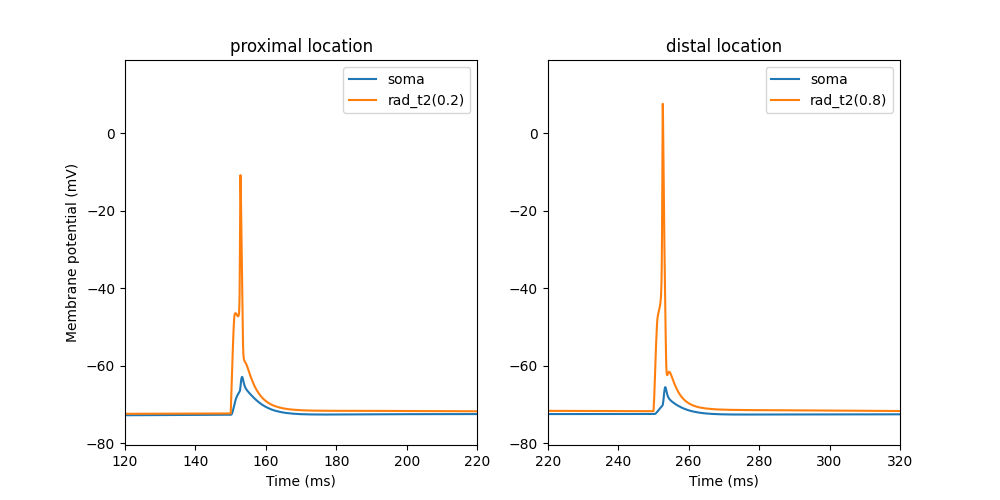

Recreate this plot in Python.
""" produces a simulation of the synaptic integration of 5 synchronous synapses
    in the proximal and distal location of the oblique dendrite """

# _title_   : oblique_integration.py
# _author_  : Matus Tomko
# _mail_    : matus.tomko __at__ fmph.uniba.sk

import os

from matplotlib import pyplot as plt
from neuron import h, gui, load_mechanisms

savepath = './figs/'
if not os.path.exists(savepath):
    os.mkdir(savepath)


def main():
    weight_dist = 0.0008
    weight_prox = 0.0023
    stim_start = 150
    stim_interval = 0.2
    ampa_list = []
    nmda_list = []
    nc_list = []
    ns_list = []

    # h.nrn_load_dll('./Mods/nrnmech.dll')
    load_mechanisms('./Mods/')
    h.xopen('pyramidal_cell_weak_bAP_original.hoc')
    cell = h.CA1_PC_Tomko()

    for i in range(5):
        ampa_syn_prox = h.Exp2Syn(cell.rad_t2(0.2))
        ampa_syn_prox.tau1 = 0.1
        ampa_syn_prox.tau2 = 2.0
        ampa_list.append(ampa_syn_prox)

        ampa_syn_dist = h.Exp2Syn(cell.rad_t2(0.8))
        ampa_syn_dist.tau1 = 0.1
        ampa_syn_dist.tau2 = 2.0
        ampa_list.append(ampa_syn_dist)

        nmda_syn_prox = h.NMDA_CA1_pyr_SC(cell.rad_t2(0.2))
        nmda_list.append(nmda_syn_prox)

        nmda_syn_dist = h.NMDA_CA1_pyr_SC(cell.rad_t2(0.8))
        nmda_list.append(nmda_syn_dist)

        stim_prox = h.NetStim()
        stim_prox.number = 1
        stim_prox.start = stim_start + i * stim_interval
        ns_list.append(stim_prox)

        stim_dist = h.NetStim()
        stim_dist.number = 1
        stim_dist.start = stim_start + 100 + i * stim_interval
        ns_list.append(stim_dist)

        nc_ampa_prox = h.NetCon(stim_prox, ampa_syn_prox, 0, 0, weight_prox)
        nc_list.append(nc_ampa_prox)
        nc_ampa_dist = h.NetCon(stim_dist, ampa_syn_dist, 0, 0, weight_dist)
        nc_list.append(nc_ampa_dist)

        nc_nmda_prox = h.NetCon(stim_prox, nmda_syn_prox, 0, 0, weight_prox / 2)
        nc_list.append(nc_nmda_prox)
        nc_nmda_dist = h.NetCon(stim_dist, nmda_syn_dist, 0, 0, weight_dist / 2)
        nc_list.append(nc_nmda_dist)

    v_vec_soma = h.Vector().record(cell.soma[0](0.5)._ref_v)
    v_vec_dend_prox = h.Vector().record(cell.rad_t2(0.2)._ref_v)
    v_vec_dend_dist = h.Vector().record(cell.rad_t2(0.8)._ref_v)
    t_vec = h.Vector().record(h._ref_t)

    h.dt = 0.025
    h.tstop = 500
    h.v_init = -65
    h.celsius = 35
    h.finitialize(-65)
    h.fcurrent()
    h.cvode_active(1)
    h.run()

    fig = plt.figure(figsize=(10, 5))
    ax1 = plt.subplot(121)
    plt.plot(t_vec, v_vec_soma, label='soma')
    plt.plot(t_vec, v_vec_dend_prox, label='rad_t2(0.2)')
    plt.xlim((120, 220))
    plt.xlabel('Time (ms)')
    plt.ylabel('Membrane potential (mV)')
    plt.title('proximal location')
    plt.legend()

    ax2 = plt.subplot(122, sharey=ax1)
    plt.plot(t_vec, v_vec_soma, label='soma')
    plt.plot(t_vec, v_vec_dend_dist, label='rad_t2(0.8)')
    plt.xlim((220, 320))
    plt.xlabel('Time (ms)')
    plt.title('distal location')
    plt.legend()
    # plt.show()
    plt.savefig(savepath + 'oblique_integration.png', format='png')
    plt.close()


if __name__ == '__main__':
    main()
